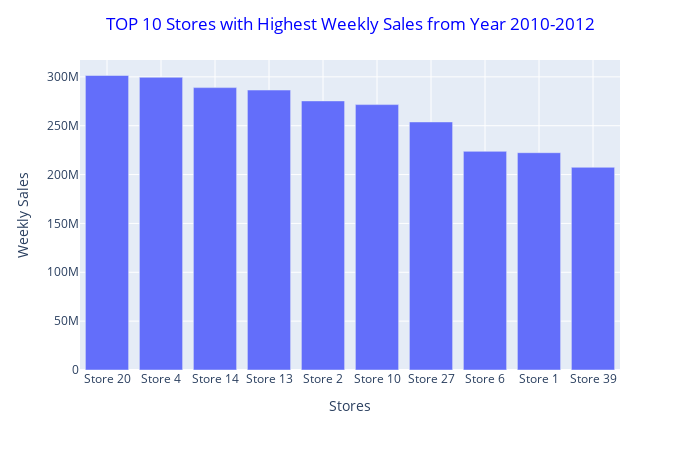

This figure's notebook cell:
### Code cell
#TOP 10 Stores with Highest Weekly Sales From Year 2010-2012
fig = px.bar(df1.head(10), x = 'Store_Num', y = 'Weekly_Sales', width = 700, height = 450)

fig.update_layout(title = {"text": "TOP 10 Stores with Highest Weekly Sales from Year 2010-2012", "x": 0.5,}, title_font_color = 'blue', showlegend = False,) #plot_bgcolor = 'black',
fig.update_xaxes(title_text = "Stores", tickmode = 'auto', showgrid = True, categoryorder = "trace") #tickmode = 'linear'
fig.update_yaxes(title_text = "Weekly Sales", showgrid = True)
fig.show()

### Figure 1 — Plotly figure (JSON) as saved in the notebook; plotly's stock layout.template omitted (floating-point values rounded to 4 significant figures)
{"data": [{"alignmentgroup": "True", "hovertemplate": "Store_Num=%{x}<br>Weekly_Sales=%{y}<extra></extra>", "legendgroup": "", "marker": {"color": "#636efa", "pattern": {"shape": ""}}, "name": "", "offsetgroup": "", "orientation": "v", "showlegend": false, "textposition": "auto", "type": "bar", "x": ["Store 20", "Store 4", "Store 14", "Store 13", "Store 2", "Store 10", "Store 27", "Store 6", "Store 1", "Store 39"], "xaxis": "x", "y": [301400000.0, 299500000.0, 289000000.0, 286500000.0, 275400000.0, 271600000.0, 253900000.0, 223800000.0, 222400000.0, 207400000.0], "yaxis": "y"}], "layout": {"barmode": "relative", "height": 450, "legend": {"tracegroupgap": 0}, "margin": {"t": 60}, "showlegend": false, "title": {"font": {"color": "blue"}, "text": "TOP 10 Stores with Highest Weekly Sales from Year 2010-2012", "x": 0.5}, "width": 700, "xaxis": {"anchor": "y", "categoryorder": "trace", "domain": [0, 1], "showgrid": true, "tickmode": "auto", "title": {"text": "Stores"}}, "yaxis": {"anchor": "x", "domain": [0, 1], "showgrid": true, "title": {"text": "Weekly Sales"}}}}
